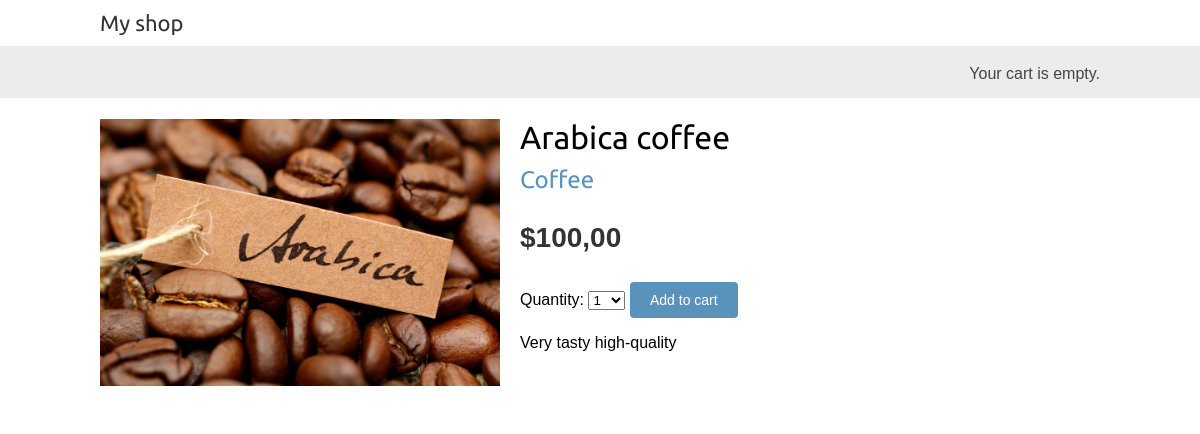
The page /4/arabica-coffee/ on the database its author committed.
### shop/models.py (models this page shows, shortened)
class Product(models.Model):
    category = models.ForeignKey(Category,
                                 related_name='products',
                                 on_delete=models.CASCADE)
    name = models.CharField(max_length=200)
    slug = models.SlugField(max_length=200)
    image = models.ImageField(upload_to='products/%Y/%m/%d',
                              blank=True)
    description = models.TextField(blank=True)
    price = models.DecimalField(max_digits=10,
                                decimal_places=2)
    available = models.BooleanField(default=True)
    created = models.DateTimeField(auto_now_add=True)
    updated = models.DateTimeField(auto_now=True)
    class Meta:
        ordering = ['name']
        indexes = [
            models.Index(fields=['id', 'slug']),
            models.Index(fields=['name']),
            models.Index(fields=['-created']),
        ]

class Category(models.Model):
    name = models.CharField(max_length=200)
    slug = models.SlugField(max_length=200,
                            unique=True)
    class Meta:
        ordering = ['name']
        indexes = [
            models.Index(fields=['name']),
        ]
        verbose_name = 'category'
        verbose_name_plural = 'categories'
    def __str__(self):
        return self.name
    def get_absolute_url(self):
        return reverse('shop:product_list_by_category',
                       args=[self.slug])

### shop/views.py (the view)
# urls.py: path('<int:id>/<slug:slug>/', views.product_detail,
def product_detail(request, id, slug):
    product = get_object_or_404(Product,
                                id=id,
                                slug=slug,
                                available=True)
    cart_product_form = CartAddProductForm()
    return render(request,
                  'shop/product/detail.html',
                  {'product': product,
                   'cart_product_form': cart_product_form})

### cart/forms.py
class CartAddProductForm(forms.Form):
    quantity = forms.TypedChoiceField(
                                choices=PRODUCT_QUANTITY_CHOICES,
                                coerce=int)
    override = forms.BooleanField(required=False,
                                  initial=False,
                                  widget=forms.HiddenInput)

### cart/cart.py (called while the page is built)
    def __len__(self):
        return sum(item['quantity'] for item in self.cart.values())

### cart/context_processors.py (called while the page is built)
def cart(request):
    return {'cart': Cart(request)}

### shop/templates/shop/product/detail.html (shortened to what this page needs)
{% extends "shop/base.html" %}
{% load static %}
{% block content %}
  <div class="product-detail">
    <img src='{% if product.image %}{{ product.image.url }}{% else %}
    {% static "img/no_image.png" %}{% endif %}'>
    <h1>{{ product.name }}</h1>
    <h2>
      <a href="{{ product.category.get_absolute_url }}">
        {{ product.category }}
      </a>
    </h2>
    <p class="price">${{ product.price }}</p>
    <form action='{% url "cart:cart_add" product.id %}' method="post">
      {{ cart_product_form }}
      <input type="submit" value="Add to cart">
    </form>
    {{ product.description|linebreaks }}
  </div>
{% endblock %}

### shop/static/css/base.css (style rules this page uses)
body { margin:0; padding:0; font-family:helvetica, sans-serif; }
h1, h2, h3, h4, h5 , h6 { font-family: 'Ubuntu', sans-serif; font-weight:normal; }
a { text-decoration:none; color:#5993bb; }
a.button, input[type="submit"] { color:#fff; background:#5993bb; border-radius:4px; padding:10px 20px; font-size:14px; border:0; }
.product-detail { text-align:justify; }
.product-detail .price { color:#333; font-size:28px; font-weight:bold; }
.product-detail img { width:40%; float:left; padding:0 20px 20px 0; }
.product-detail h1 { margin-bottom:0; }
.product-detail h2 { margin-top:10px; }

### rows shown on the page
Product: image (picture), name "Arabica coffee", category "Coffee", price "100,00", description "Very tasty high-quality"
